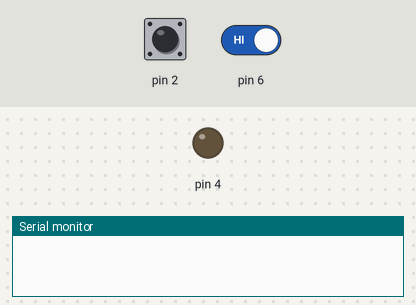
Recording of a sketch running on a simulated Arduino Uno, built with avr-gcc and run on an emulated ATmega328P. On the bench: output pins drawn as LEDs (lit = HIGH), the last lines printed to the serial monitor. Inputs (shaded band) come from the test bench; at power-on: pin 2 HIGH, pin 6 HIGH.

Above: at 1.2 s.
1.3 s: pin 2 driven LOW
At 2.04 s:
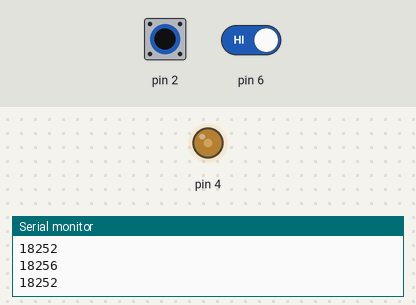
4.3 s: pin 6 driven LOW
At 5.2 s:
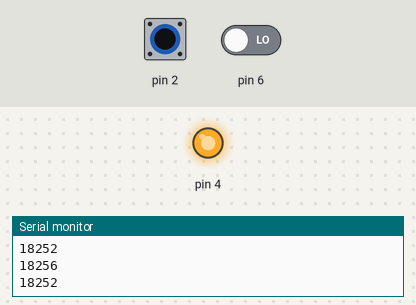
5.8 s: pin 2 driven HIGH
8.8 s: pin 2 pulsed LOW 5 times (0.12 s each, 0.3 s apart)
Timing chart, 0 to 12.8 s (numbered marks = the images above; inputs shaded):
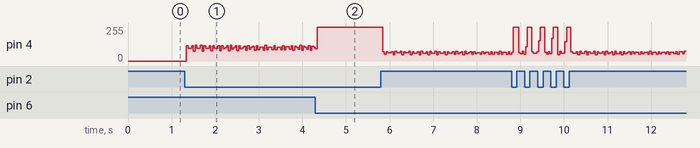

The sketch:

bare_bones_capsens.ino
```cpp
void setup() {
    Serial.begin(9600);
    pinMode(4, OUTPUT);
    pinMode(2, INPUT);
    pinMode(6, INPUT);
}

void loop() {
    long start = micros();

    for(int count=0; count<1000; count++){
        digitalWrite(4, HIGH);
        while(!digitalRead(2) && !digitalRead(6)){
            }

        digitalWrite(4, LOW);

        while(digitalRead(2) && digitalRead(6)){
            }
    }

    Serial.println(micros() - start);

    delay(10);
}
```
